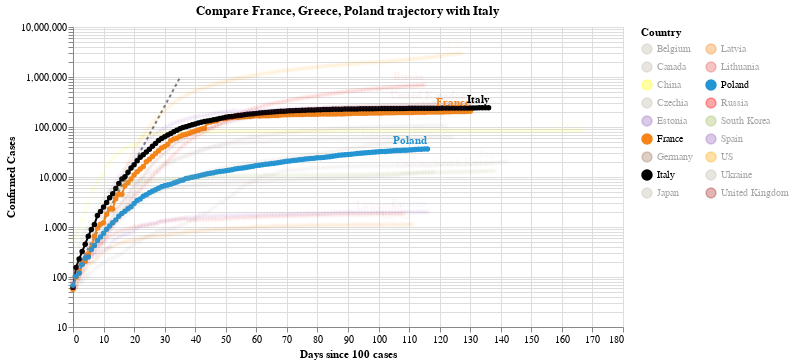

This figure's notebook cell:
### Code cell
#hide_input
chart2 = make_since_chart(dff2, ['France', 'Greece', 'Poland'], baseline_countries)
chart2

### Figure 1 — Vega-Lite specification as saved in the notebook (floating-point values rounded to 4 significant figures; data arrays with more than 128 entries replaced by an {"elided": "..."} marker saying what was removed)
{"config": {"view": {"continuousWidth": 400, "continuousHeight": 300}}, "layer": [{"data": {"name": "data-628230001892d6798b50651be41d1b3e"}, "mark": {"type": "line", "color": "black", "opacity": 0.5, "strokeDash": [3, 3]}, "encoding": {"x": {"type": "quantitative", "field": "Days since 100 cases"}, "y": {"type": "quantitative", "field": "Confirmed Cases"}}}, {"data": {"name": "data-40358f9ec2ab332e88cde947100679f0"}, "mark": {"type": "line", "point": true}, "encoding": {"color": {"type": "nominal", "field": "Country", "legend": {"columns": 2}, "scale": {"domain": ["Belgium", "Canada", "China", "Czechia", "Estonia", "France", "Germany", "Italy", "Japan", "Latvia", "Lithuania", "Poland", "Russia", "South Korea", "Spain", "US", "Ukraine", "United Kingdom"], "range": ["#C1B7AD", "#C1B7AD", "yellow", "#C1B7AD", "#9467bd", "#F58518", "#9D755D", "black", "#C1B7AD", "#F58518", "#E45756", "#2495D3", "red", "#A1BA59", "#9467bd", "orange", "#C1B7AD", "brown"]}}, "opacity": {"condition": {"value": 1, "selection": "selector005"}, "value": 0.05}, "tooltip": [{"type": "nominal", "field": "Country"}, {"type": "temporal", "field": "Date"}, {"type": "quantitative", "field": "Confirmed Cases"}, {"type": "quantitative", "field": "Days since 100 cases"}], "x": {"type": "quantitative", "field": "Days since 100 cases"}, "y": {"type": "quantitative", "field": "Confirmed Cases", "scale": {"type": "log"}}}, "selection": {"selector005": {"type": "multi", "fields": ["Country"], "bind": "legend", "init": [{"Country": "France"}, {"Country": "Greece"}, {"Country": "Poland"}, {"Country": "Italy"}]}}, "width": 550}, {"data": {"name": "data-40358f9ec2ab332e88cde947100679f0"}, "mark": {"type": "text", "align": "right", "dy": -8, "fontWeight": "bold"}, "encoding": {"color": {"type": "nominal", "field": "Country", "legend": {"columns": 2}, "scale": {"domain": ["Belgium", "Canada", "China", "Czechia", "Estonia", "France", "Germany", "Italy", "Japan", "Latvia", "Lithuania", "Poland", "Russia", "South Korea", "Spain", "US", "Ukraine", "United Kingdom"], "range": ["#C1B7AD", "#C1B7AD", "yellow", "#C1B7AD", "#9467bd", "#F58518", "#9D755D", "black", "#C1B7AD", "#F58518", "#E45756", "#2495D3", "red", "#A1BA59", "#9467bd", "orange", "#C1B7AD", "brown"]}}, "opacity": {"condition": {"value": 1, "selection": "selector005"}, "value": 0.05}, "text": {"type": "nominal", "field": "Country"}, "tooltip": [{"type": "nominal", "field": "Country"}, {"type": "temporal", "field": "Date"}, {"type": "quantitative", "field": "Confirmed Cases"}, {"type": "quantitative", "field": "Days since 100 cases"}], "x": {"type": "quantitative", "field": "Days since 100 cases"}, "y": {"type": "quantitative", "field": "Confirmed Cases", "scale": {"type": "log"}}}, "transform": [{"filter": "(datum['Date'] >= 1594080000000)"}], "width": 550}], "title": "Compare France, Greece, Poland trajectory with Italy", "$schema": "https://vega.github.io/schema/vega-lite/v4.0.2.json", "datasets": {"data-628230001892d6798b50651be41d1b3e": [{"Days since 100 cases": 0, "Confirmed Cases": 100.0}, {"Days since 100 cases": 1, "Confirmed Cases": 130.0}, {"Days since 100 cases": 2, "Confirmed Cases": 169.0}, {"Days since 100 cases": 3, "Confirmed Cases": 219.7}, {"Days since 100 cases": 4, "Confirmed Cases": 285.6}, {"Days since 100 cases": 5, "Confirmed Cases": 371.3}, {"Days since 100 cases": 6, "Confirmed Cases": 482.7}, {"Days since 100 cases": 7, "Confirmed Cases": 627.5}, {"Days since 100 cases": 8, "Confirmed Cases": 815.7}, {"Days since 100 cases": 9, "Confirmed Cases": 1060.0}, {"Days since 100 cases": 10, "Confirmed Cases": 1379.0}, {"Days since 100 cases": 11, "Confirmed Cases": 1792.0}, {"Days since 100 cases": 12, "Confirmed Cases": 2330.0}, {"Days since 100 cases": 13, "Confirmed Cases": 3029.0}, {"Days since 100 cases": 14, "Confirmed Cases": 3937.0}, {"Days since 100 cases": 15, "Confirmed Cases": 5119.0}, {"Days since 100 cases": 16, "Confirmed Cases": 6654.0}, {"Days since 100 cases": 17, "Confirmed Cases": 8650.0}, {"Days since 100 cases": 18, "Confirmed Cases": 11250.0}, {"Days since 100 cases": 19, "Confirmed Cases": 14620.0}, {"Days since 100 cases": 20, "Confirmed Cases": 19000.0}, {"Days since 100 cases": 21, "Confirmed Cases": 24710.0}, {"Days since 100 cases": 22, "Confirmed Cases": 32120.0}, {"Days since 100 cases": 23, "Confirmed Cases": 41750.0}, {"Days since 100 cases": 24, "Confirmed Cases": 54280.0}, {"Days since 100 cases": 25, "Confirmed Cases": 70560.0}, {"Days since 100 cases": 26, "Confirmed Cases": 91730.0}, {"Days since 100 cases": 27, "Confirmed Cases": 119300.0}, {"Days since 100 cases": 28, "Confirmed Cases": 155000.0}, {"Days since 100 cases": 29, "Confirmed Cases": 201500.0}, {"Days since 100 cases": 30, "Confirmed Cases": 262000.0}, {"Days since 100 cases": 31, "Confirmed Cases": 340600.0}, {"Days since 100 cases": 32, "Confirmed Cases": 442800.0}, {"Days since 100 cases": 33, "Confirmed Cases": 575600.0}, {"Days since 100 cases": 34, "Confirmed Cases": 748300.0}, {"Days since 100 cases": 35, "Confirmed Cases": 972800.0}], "data-40358f9ec2ab332e88cde947100679f0": {"elided": "2282 records"}}}
